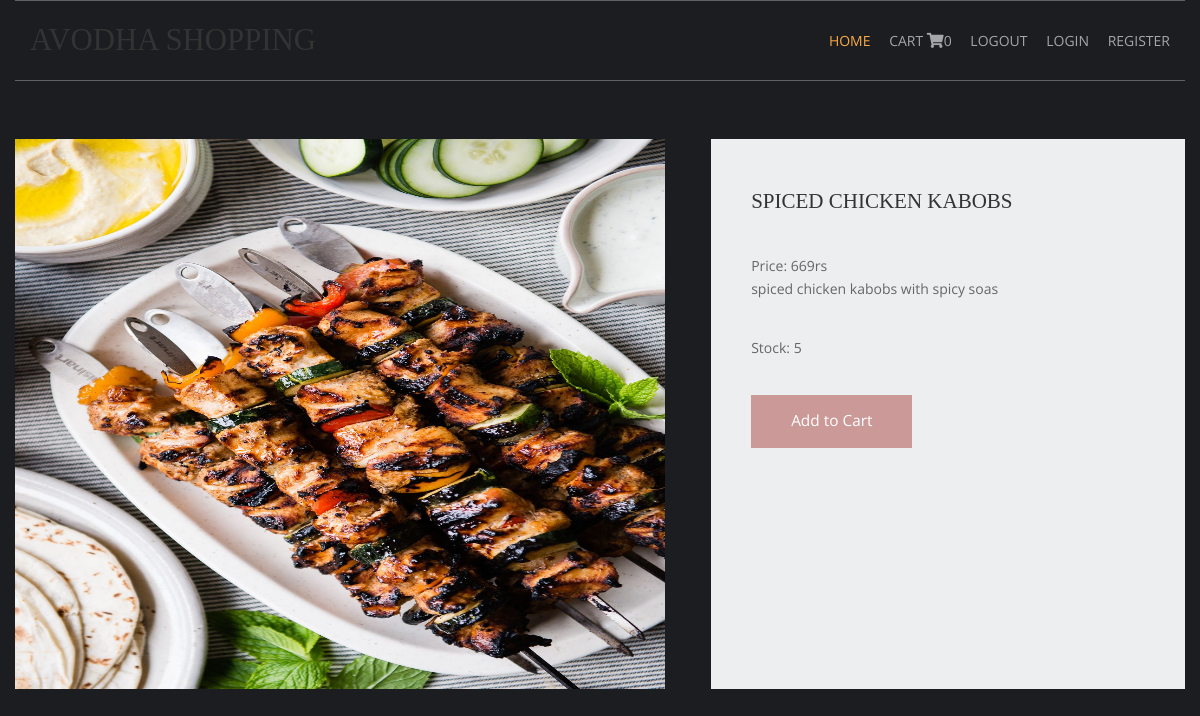
The page /chicken-reciepes/spiced-chicken-kabobs on the database its author committed.
### shop/models.py (models this page shows, shortened)
class products(models.Model):
    name=models.CharField(max_length=200,unique=True)
    slug = models.SlugField(max_length=200, unique=True)
    img= models.ImageField(upload_to='product')
    desc= models.TextField()
    stock= models.IntegerField()
    available=models.BooleanField()
    price=models.IntegerField()
    category=models.ForeignKey(categ,on_delete=models.CASCADE)

### shop/views.py (the view)
# urls.py: path('<slug:c_slug>/<slug:product_slug>',views.prodDetails,name='details'),
def prodDetails(request,c_slug,product_slug):
    try:
        prod=products.objects.get(category__slug=c_slug,slug=product_slug)
    except Exception as e:
        raise e
    return render(request,'item.html',{'prod':prod})

### cart/context_processor.py (called while the page is built)
def count(request):
    item_count=0
    if 'admin' in request.path:
        return {}
    else:
        try:
            ct=cartlist.objects.filter(cart_id=c_id(request))
            cti=cartitems.objects.all().filter(cart=ct[:1])
            for c in cti:
                item_count+=c.quantity
        except cartlist.DoesNotExist:
            item_count=0
        return dict(itc=item_count)

### cart/views.py (called while the page is built)
def c_id(request):
    ct_id=request.session.session_key
    if not ct_id:
        ct_id=request.session.create()
    return ct_id

### templates/item.html (shortened to what this page needs)
{% extends 'base.html' %}
{% load static %}
{% block content %}
<!DOCTYPE html>
<html lang="en">
<head>
    <link href="{% static 'pr/fontawesome/css/all.min.css' %}" rel="stylesheet" />
    <link href="{% static 'pr/css/templatemo-comparto.css' %}" rel="stylesheet" />
</head>
<body>
  <br><br>
        <section class="tm-mb-1" id="about">
            <div class="tm-row tm-about-row">
                <div class="tm-section-1-l">
                    <img src="{{prod.img.url}}" alt="About image" style="height:550px;width:650px" class="tm-img-responsive">
                </div>
                <article class="tm-section-1-r tm-bg-color-8">
                    <h2 class="tm-mb-2 tm-title-color">{{prod.name}}</h2>
                    <p>Price: {{prod.price}}rs <br>{{prod.desc}}</p>
                    <p>Stock: {{prod.stock}}</p>
  {% if prod.stock <= 0 %}
  <h1 style="color:red">sorry...no stock left</h1>
                    {% else %}
                    <a href="{% url 'addcart' prod.id %}" class="tm-btn tm-btn-1 tm-link-to-services">Add to Cart</a>
  {% endif %}
                </article>
            </div>
        </section>
</body>
</html>
{% endblock %}

### static/hm/layout/styles/layout.css (style rules this page uses)
*, *::before, *::after { transition:all .3s ease-in-out; }
body { color:#A5A6AA; background-color:#1C1D21; }
a { color:#FBAB45; }

### static/pr/css/templatemo-comparto.css (style rules this page uses)
*, *::before, *::after { box-sizing: border-box; outline: none; }
ul, h1, h2, h3, h4, p, figure { padding: 0; margin: 0; }
body { font-family: 'Open Sans', Arial, sans-serif; font-size: 18px; overflow-x: hidden; padding-left: 15px; padding-right: 15px; margin: 0; }
h2 { font-size: 1.5rem; }
a { transition: all 0.3s ease; text-decoration: none; }
p { color: #666; line-height: 1.7; margin-bottom: 35px; }
h1, h2, h3, h4, h5, h6 { color: #333; }
.tm-mb-1 { margin-bottom: 20px; }
.tm-mb-2 { margin-bottom: 40px; }
.tm-bg-color-8 { background-color: #EDEEEF; }
.tm-img-responsive { max-width: 100%; height: auto; }
.tm-section-1-l { width: 57.85%; margin-right: 1.65%; }
.tm-section-1-r { padding: 50px 40px; width: 40.5%; }
.tm-row { display: flex; }
.tm-btn { display: inline-block; padding: 15px 40px; font-size: 1.1rem; border: none; background-color: #CC9999; color: white; }
a { color: #666; }

### static/hm/layout/styles/framework.css (style rules this page uses)
html { overflow-y:scroll; overflow-x:hidden; }
html, body { margin:0; padding:0; font-size:14px; line-height:1.6em; }
*, *::before, *::after { box-sizing:border-box; }
a { outline:none; text-decoration:none; }
img { width:auto; max-width:100%; height:auto; margin:0; padding:0; border:none; line-height:normal; vertical-align:middle; }
body, input, textarea, select { font-family:Verdana, Geneva, sans-serif; }
h1, h2, h3, h4, h5, h6, .heading { font-family:Georgia, "Times New Roman", Times, serif; }
::placeholder { opacity:1; }
h1, h2, h3, h4, h5, h6, .heading { margin:0 0 20px 0; font-size:1.4rem; line-height:normal; font-weight:normal; text-transform:uppercase; }
address, article, aside, figcaption, figure, footer, header, main, nav, section { display:block; margin:0; padding:0; }

### rows shown on the page
products: img (picture), name "SPICED CHICKEN KABOBS", price "669", desc "spiced chicken kabobs with spicy soas", stock "5"

### other values the page prints
{{ itc }} "0"
